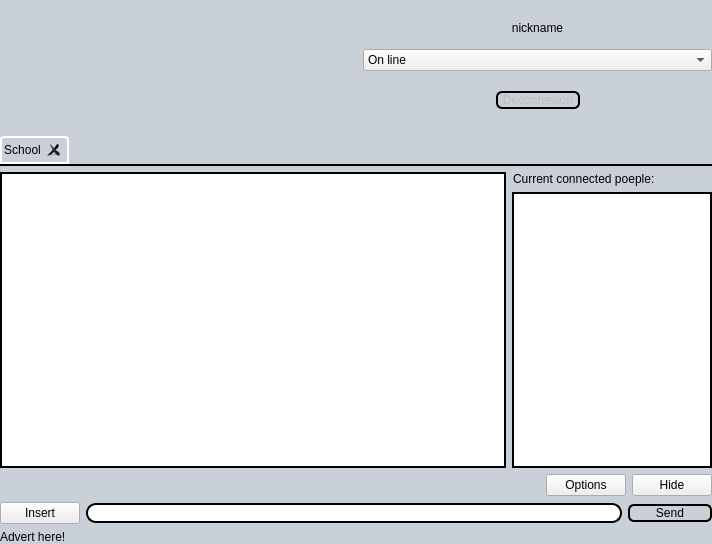
<?xml version="1.0" encoding="UTF-8"?>
<!--
 Copyright (C) 2010 Bruneau Basile
 
 This program is free software; you can redistribute it and/or modify
 it under the terms of the GNU General Public License as published by
 the Free Software Foundation; either version 2 of the License, or
 (at your option) any later version.
 
 This program is distributed in the hope that it will be useful,
 but WITHOUT ANY WARRANTY; without even the implied warranty of
 MERCHANTABILITY or FITNESS FOR A PARTICULAR PURPOSE. See the
 GNU General Public License for more details.
 
 You should have received a copy of the GNU General Public License along
 with this program; if not, write to the Free Software Foundation, Inc.,
 51 Franklin Street, Fifth Floor, Boston, MA 02110-1301 USA.
-->
<ui version="4.0">
 <class>Fenetre</class>
 <widget class="QMainWindow" name="Fenetre">
  <property name="geometry">
   <rect>
    <x>0</x>
    <y>0</y>
    <width>712</width>
    <height>544</height>
   </rect>
  </property>
  <property name="windowTitle">
   <string>COW</string>
  </property>
  <property name="windowIcon">
   <iconset resource="cow.qrc">
    <normaloff>:/cow-v0.8-transparent.png</normaloff>:/cow-v0.8-transparent.png</iconset>
  </property>
  <property name="autoFillBackground">
   <bool>false</bool>
  </property>
  <property name="styleSheet">
   <string notr="true">QMainWindow {
background: url(:/fond2.png);
background-repeat: no-reeat;
background-color: #c9d0d8;
}</string>
  </property>
  <widget class="QWidget" name="centralwidget">
   <layout class="QVBoxLayout" name="verticalLayout_3">
    <property name="margin">
     <number>0</number>
    </property>
    <item>
     <layout class="QVBoxLayout" name="verticalLayout_5">
      <item>
       <widget class="QWidget" name="widget" native="true">
        <property name="maximumSize">
         <size>
          <width>16777215</width>
          <height>130</height>
         </size>
        </property>
        <layout class="QVBoxLayout" name="verticalLayout_2">
         <property name="margin">
          <number>0</number>
         </property>
         <item>
          <layout class="QHBoxLayout" name="horizontalLayout_5">
           <item>
            <widget class="QLabel" name="label_5">
             <property name="minimumSize">
              <size>
               <width>0</width>
               <height>110</height>
              </size>
             </property>
             <property name="maximumSize">
              <size>
               <width>150</width>
               <height>110</height>
              </size>
             </property>
             <property name="text">
              <string/>
             </property>
             <property name="pixmap">
              <pixmap resource="cow.qrc">:/cow-v0.8-transparent.png</pixmap>
             </property>
             <property name="scaledContents">
              <bool>true</bool>
             </property>
            </widget>
           </item>
           <item>
            <spacer name="horizontalSpacer_3">
             <property name="orientation">
              <enum>Qt::Horizontal</enum>
             </property>
             <property name="sizeHint" stdset="0">
              <size>
               <width>40</width>
               <height>20</height>
              </size>
             </property>
            </spacer>
           </item>
           <item>
            <layout class="QVBoxLayout" name="verticalLayout">
             <item>
              <spacer name="verticalSpacer_2">
               <property name="orientation">
                <enum>Qt::Vertical</enum>
               </property>
               <property name="sizeType">
                <enum>QSizePolicy::Ignored</enum>
               </property>
               <property name="sizeHint" stdset="0">
                <size>
                 <width>20</width>
                 <height>13</height>
                </size>
               </property>
              </spacer>
             </item>
             <item>
              <layout class="QHBoxLayout" name="horizontalLayout_6">
               <item>
                <widget class="QLabel" name="i_pseudo">
                 <property name="toolTip">
                  <string>Your nickname</string>
                 </property>
                 <property name="text">
                  <string>nickname</string>
                 </property>
                 <property name="alignment">
                  <set>Qt::AlignCenter</set>
                 </property>
                </widget>
               </item>
              </layout>
             </item>
             <item>
              <layout class="QHBoxLayout" name="horizontalLayout">
               <item>
                <widget class="QComboBox" name="i_statut">
                 <property name="toolTip">
                  <string>Choose your statut</string>
                 </property>
                 <item>
                  <property name="text">
                   <string>On line</string>
                  </property>
                 </item>
                 <item>
                  <property name="text">
                   <string>Busy</string>
                  </property>
                 </item>
                 <item>
                  <property name="text">
                   <string>Away</string>
                  </property>
                 </item>
                </widget>
               </item>
              </layout>
             </item>
             <item>
              <spacer name="verticalSpacer">
               <property name="orientation">
                <enum>Qt::Vertical</enum>
               </property>
               <property name="sizeType">
                <enum>QSizePolicy::Ignored</enum>
               </property>
               <property name="sizeHint" stdset="0">
                <size>
                 <width>20</width>
                 <height>13</height>
                </size>
               </property>
              </spacer>
             </item>
             <item>
              <layout class="QHBoxLayout" name="horizontalLayout_10">
               <item>
                <spacer name="horizontalSpacer_8">
                 <property name="orientation">
                  <enum>Qt::Horizontal</enum>
                 </property>
                 <property name="sizeHint" stdset="0">
                  <size>
                   <width>40</width>
                   <height>20</height>
                  </size>
                 </property>
                </spacer>
               </item>
               <item>
                <widget class="QPushButton" name="boutonDeconnexion">
                 <property name="enabled">
                  <bool>false</bool>
                 </property>
                 <property name="styleSheet">
                  <string notr="true">QPushButton {
     border: 2px solid black;
     border-radius: 6px;
     background-color: qlineargradient(x1: 0, y1: 0, x2: 0, y2: 1,
                                       stop: 0 #f6f7fa, stop: 1 #dadbde);
     min-width: 80px;
 }

 QPushButton:pressed {
     background-color: qlineargradient(x1: 0, y1: 0, x2: 0, y2: 1,
                                       stop: 0 #dadbde, stop: 1 #f6f7fa);
 }

 QPushButton:flat {
     border: none; /* no border for a flat push button */
 }

 QPushButton:default {
     border-color: navy; /* make the default button prominent */
 }</string>
                 </property>
                 <property name="text">
                  <string>Deconnexion</string>
                 </property>
                </widget>
               </item>
               <item>
                <spacer name="horizontalSpacer_7">
                 <property name="orientation">
                  <enum>Qt::Horizontal</enum>
                 </property>
                 <property name="sizeHint" stdset="0">
                  <size>
                   <width>40</width>
                   <height>20</height>
                  </size>
                 </property>
                </spacer>
               </item>
              </layout>
             </item>
            </layout>
           </item>
          </layout>
         </item>
        </layout>
       </widget>
      </item>
      <item>
       <spacer name="horizontalSpacer_2">
        <property name="orientation">
         <enum>Qt::Horizontal</enum>
        </property>
        <property name="sizeHint" stdset="0">
         <size>
          <width>40</width>
          <height>20</height>
         </size>
        </property>
       </spacer>
      </item>
      <item>
       <widget class="QTabWidget" name="tabs_discussions">
        <property name="styleSheet">
         <string notr="true">QTabWidget::pane { /* The tab widget frame */
     border-top: 2px solid black;
     position: absolute;
     top: -0.5em;
 }

 QTabWidget::tab-bar {
     alignment: center;
 }

 /* Style the tab using the tab sub-control. Note that
     it reads QTabBar _not_ QTabWidget */
 QTabBar::tab {
     background: qlineargradient(x1: 0, y1: 0, x2: 0, y2: 1,
                                 stop: 0 #E1E1E1, stop: 0.4 #DDDDDD,
                                 stop: 0.5 #D8D8D8, stop: 1.0 #D3D3D3);
     border: 2px solid black;
     border-bottom-color: white; /* same as the pane color */
     border-top-left-radius: 4px;
     border-top-right-radius: 4px;
     min-width: 8ex;
     padding: 2px;
 }

 QTabBar::tab:selected, QTabBar::tab:hover {
     background: qlineargradient(x1: 0, y1: 0, x2: 0, y2: 1,
                                 stop: 0 #fafafa, stop: 0.4 #f4f4f4,
                                 stop: 0.5 #e7e7e7, stop: 1.0 #fafafa);
 }

 QTabBar::tab:selected {
     border-color: white;
     border-bottom-color:white; /* same as pane color */
 }</string>
        </property>
        <property name="currentIndex">
         <number>0</number>
        </property>
        <property name="tabsClosable">
         <bool>true</bool>
        </property>
        <widget class="QWidget" name="tab_etablissement">
         <property name="styleSheet">
          <string notr="true"/>
         </property>
         <attribute name="title">
          <string>School</string>
         </attribute>
         <layout class="QHBoxLayout" name="horizontalLayout_8">
          <property name="leftMargin">
           <number>0</number>
          </property>
          <property name="topMargin">
           <number>6</number>
          </property>
          <property name="rightMargin">
           <number>0</number>
          </property>
          <property name="bottomMargin">
           <number>0</number>
          </property>
          <item>
           <widget class="QWidget" name="odiscussion" native="true">
            <layout class="QHBoxLayout" name="horizontalLayout_3">
             <property name="margin">
              <number>0</number>
             </property>
             <item>
              <widget class="QTextBrowser" name="listeMessages">
               <property name="styleSheet">
                <string notr="true">background-image: url(:/px.png);
border: 2px solid black;</string>
               </property>
               <property name="openExternalLinks">
                <bool>true</bool>
               </property>
              </widget>
             </item>
             <item>
              <widget class="QWidget" name="listes" native="true">
               <property name="maximumSize">
                <size>
                 <width>200</width>
                 <height>16777215</height>
                </size>
               </property>
               <property name="autoFillBackground">
                <bool>false</bool>
               </property>
               <layout class="QVBoxLayout" name="verticalLayout_6">
                <property name="margin">
                 <number>0</number>
                </property>
                <item>
                 <layout class="QVBoxLayout" name="verticalLayout_4">
                  <item>
                   <layout class="QHBoxLayout" name="horizontalLayout_7">
                    <item>
                     <widget class="QLabel" name="la_nbc">
                      <property name="maximumSize">
                       <size>
                        <width>180</width>
                        <height>16777215</height>
                       </size>
                      </property>
                      <property name="text">
                       <string>Current connected poeple:</string>
                      </property>
                     </widget>
                    </item>
                    <item>
                     <widget class="QLabel" name="Dnbc">
                      <property name="maximumSize">
                       <size>
                        <width>10</width>
                        <height>16777215</height>
                       </size>
                      </property>
                      <property name="text">
                       <string/>
                      </property>
                     </widget>
                    </item>
                   </layout>
                  </item>
                  <item>
                   <widget class="QListView" name="listecon">
                    <property name="enabled">
                     <bool>true</bool>
                    </property>
                    <property name="minimumSize">
                     <size>
                      <width>100</width>
                      <height>50</height>
                     </size>
                    </property>
                    <property name="maximumSize">
                     <size>
                      <width>200</width>
                      <height>16777215</height>
                     </size>
                    </property>
                    <property name="styleSheet">
                     <string notr="true">QListView {
     show-decoration-selected: 1; /* make the selection span the entire width of the view */
background-image: url(:/px.png);
border: 2px solid black;
 }

 QListView::item:alternate {
     background: #EEEEEE;
 }

 QListView::item:selected {
     border: 1px solid #6a6ea9;
 }

 QListView::item:selected:!active {
     background: qlineargradient(x1: 0, y1: 0, x2: 0, y2: 1,
                                 stop: 0 #ABAFE5, stop: 1 #8588B2);
 }

 QListView::item:selected:active {
     background: qlineargradient(x1: 0, y1: 0, x2: 0, y2: 1,
                                 stop: 0 #6a6ea9, stop: 1 #888dd9);
 }

 QListView::item:hover {
     background: qlineargradient(x1: 0, y1: 0, x2: 0, y2: 1,
                                 stop: 0 #FAFBFE, stop: 1 #DCDEF1);
 }</string>
                    </property>
                    <property name="editTriggers">
                     <set>QAbstractItemView::NoEditTriggers</set>
                    </property>
                    <property name="dragEnabled">
                     <bool>false</bool>
                    </property>
                    <property name="isWrapping" stdset="0">
                     <bool>false</bool>
                    </property>
                   </widget>
                  </item>
                 </layout>
                </item>
               </layout>
              </widget>
             </item>
            </layout>
           </widget>
          </item>
         </layout>
        </widget>
       </widget>
      </item>
      <item>
       <layout class="QHBoxLayout" name="horizontalLayout_4">
        <item>
         <widget class="QLabel" name="label">
          <property name="text">
           <string/>
          </property>
         </widget>
        </item>
        <item>
         <spacer name="horizontalSpacer">
          <property name="orientation">
           <enum>Qt::Horizontal</enum>
          </property>
          <property name="sizeHint" stdset="0">
           <size>
            <width>40</width>
            <height>20</height>
           </size>
          </property>
         </spacer>
        </item>
        <item>
         <widget class="QPushButton" name="i_options">
          <property name="text">
           <string>Options</string>
          </property>
         </widget>
        </item>
        <item>
         <widget class="QPushButton" name="boutonCacherListes">
          <property name="toolTip">
           <string>Hide connected people list</string>
          </property>
          <property name="text">
           <string>Hide</string>
          </property>
         </widget>
        </item>
       </layout>
      </item>
      <item>
       <layout class="QHBoxLayout" name="horizontalLayout_2">
        <item>
         <widget class="QPushButton" name="boutonm">
          <property name="text">
           <string>Insert</string>
          </property>
         </widget>
        </item>
        <item>
         <widget class="QLineEdit" name="message">
          <property name="styleSheet">
           <string notr="true">QLineEdit {
border: 2px solid black;
border-radius: 10px;
padding: 0 8px;
background: white;
selection-background-color: darkgray;
}</string>
          </property>
          <property name="frame">
           <bool>false</bool>
          </property>
         </widget>
        </item>
        <item>
         <widget class="QPushButton" name="boutonEnvoyer">
          <property name="styleSheet">
           <string notr="true">QPushButton {
     border: 2px solid black;
     border-radius: 6px;
     background-color: qlineargradient(x1: 0, y1: 0, x2: 0, y2: 1,
                                       stop: 0 #f6f7fa, stop: 1 #dadbde);
     min-width: 80px;
 }

 QPushButton:pressed {
     background-color: qlineargradient(x1: 0, y1: 0, x2: 0, y2: 1,
                                       stop: 0 #dadbde, stop: 1 #f6f7fa);
 }

 QPushButton:flat {
     border: none; /* no border for a flat push button */
 }

 QPushButton:default {
     border-color: navy; /* make the default button prominent */
 }</string>
          </property>
          <property name="text">
           <string>Send</string>
          </property>
          <property name="icon">
           <iconset resource="cow.qrc">
            <normaloff>:/cow-v0.8-transparent.png</normaloff>:/cow-v0.8-transparent.png</iconset>
          </property>
         </widget>
        </item>
       </layout>
      </item>
      <item>
       <layout class="QHBoxLayout" name="horizontalLayout_9">
        <item>
         <widget class="QLabel" name="t_Pub">
          <property name="text">
           <string>&lt;!DOCTYPE HTML PUBLIC &quot;-//W3C//DTD HTML 4.0//EN&quot; &quot;http://www.w3.org/TR/REC-html40/strict.dtd&quot;&gt;
&lt;html&gt;&lt;head&gt;&lt;meta name=&quot;qrichtext&quot; content=&quot;1&quot; /&gt;&lt;style type=&quot;text/css&quot;&gt;
p, li { white-space: pre-wrap; }
&lt;/style&gt;&lt;/head&gt;&lt;body style=&quot; font-family:'Sans Serif'; font-size:9pt; font-weight:400; font-style:normal;&quot;&gt;
&lt;p style=&quot; margin-top:0px; margin-bottom:0px; margin-left:0px; margin-right:0px; -qt-block-indent:0; text-indent:0px;&quot;&gt;Advert here!&lt;/p&gt;&lt;/body&gt;&lt;/html&gt;</string>
          </property>
          <property name="textFormat">
           <enum>Qt::RichText</enum>
          </property>
          <property name="openExternalLinks">
           <bool>true</bool>
          </property>
         </widget>
        </item>
        <item>
         <widget class="QLabel" name="label_8">
          <property name="maximumSize">
           <size>
            <width>200</width>
            <height>16777215</height>
           </size>
          </property>
          <property name="text">
           <string>&lt;!DOCTYPE HTML PUBLIC &quot;-//W3C//DTD HTML 4.0//EN&quot; &quot;http://www.w3.org/TR/REC-html40/strict.dtd&quot;&gt;
&lt;html&gt;&lt;head&gt;&lt;meta name=&quot;qrichtext&quot; content=&quot;1&quot; /&gt;&lt;style type=&quot;text/css&quot;&gt;
p, li { white-space: pre-wrap; }
&lt;/style&gt;&lt;/head&gt;&lt;body style=&quot; font-family:'Lucida Grande'; font-size:13pt; font-weight:400; font-style:normal;&quot;&gt;
&lt;p style=&quot; margin-top:0px; margin-bottom:0px; margin-left:0px; margin-right:0px; -qt-block-indent:0; text-indent:0px;&quot;&gt;&lt;a href=&quot;http://www.the-cow.org/faire-un-don.html&quot;&gt;&lt;img src=&quot;:/translations/en/don.png&quot; /&gt;&lt;/a&gt;&lt;span style=&quot; font-family:'DejaVu Sans'; font-size:9pt;&quot;&gt; &lt;/span&gt;&lt;/p&gt;&lt;/body&gt;&lt;/html&gt;</string>
          </property>
          <property name="textFormat">
           <enum>Qt::RichText</enum>
          </property>
          <property name="alignment">
           <set>Qt::AlignRight|Qt::AlignTrailing|Qt::AlignVCenter</set>
          </property>
          <property name="openExternalLinks">
           <bool>true</bool>
          </property>
         </widget>
        </item>
       </layout>
      </item>
     </layout>
    </item>
   </layout>
  </widget>
 </widget>
 <resources>
  <include location="cow.qrc"/>
 </resources>
 <connections/>
</ui>
